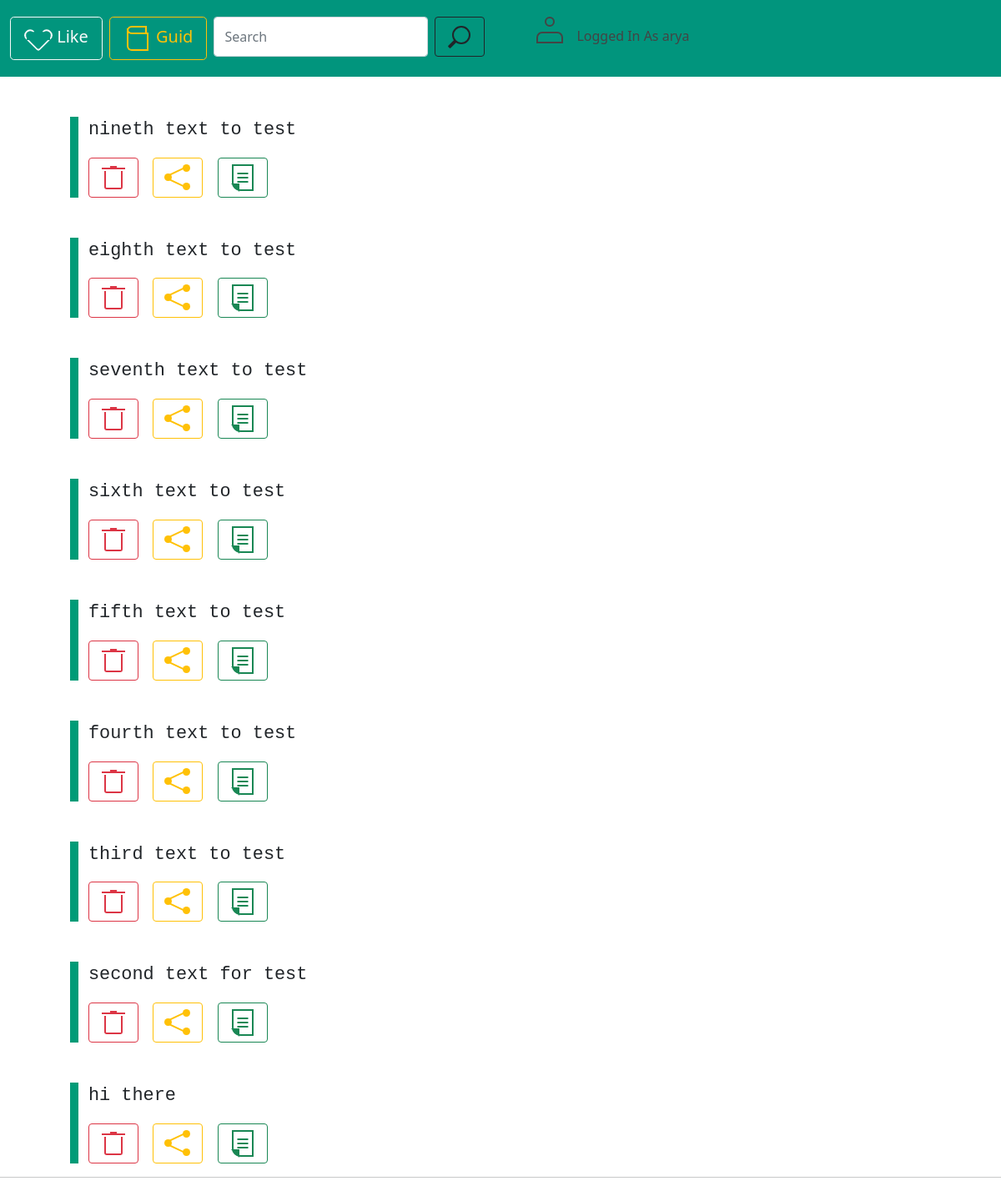
The app's page / (signed in) with its own data.
### clipboard/models.py (models this page shows)
class Clipboard(models.Model):
    text = models.TextField()
    author = models.ForeignKey(User, on_delete=CASCADE)
    def __str__(self) -> str:
        return self.text

### clipboard/views.py (the view, shortened to what this page needs)
# urls.py: path('', views.index),
def index(request):
    colors = [
        '#FF6F61;',
        '#6B5B95',
        '#009B77',
        '#DD4124',
        '#45B8AC',
        '#EFC050',
        '#7FCDCD',
    ]
    if(request.user.is_authenticated):
        text = Clipboard.objects.filter(author=request.user).order_by('-id')
    return render(request, 'index.html',
    {
        'text': text,
        'qcolor': colors[random.randint(0, len(colors)-1)]
    })

### clipboard/templates/index.html (shortened to what this page needs)
<html>
    <head>
        {% load static %}
        <link rel="stylesheet" href="{% static 'style/bootstrap/css/bootstrap.min.css' %}">
        <link rel="stylesheet" href="{% static 'style/clipboard.css' %}">
        <link rel="stylesheet" href="{% static 'style/icono.min.css' %}">
    </head>
    <body>
        <nav class="navbar" style="background-color: #01957d;">
            <div class="container-fluid justify-content-start">
                <a href="/support">
                    <button class="btn btn-outline-light me-2 btn-lg" type="button">
                        <span class="icono-heart"></span>
                        Like
                    </button>
                </a>
                <a href="/shared">
                    <button type="button" class="btn btn-outline-warning me-2 btn-lg">
                        <span class="icono-book"></span>
                        Guid
                    </button>
                </a>
                <form class="d-flex me-5" style="margin-top: 1%;">
                    <input class="form-control me-2" type="search" placeholder="Search" aria-label="Search">
                    <button type="button" class="btn btn-outline-dark"><span class="icono-search"></span></button>
                </form>
                <div class="navbar-nav justify-content-end me-1">
                    {% if user.is_authenticated %}
                    <a href="/logout" class="d-flex btn">
                        <span class="me-3 icono-user" style="color: #444444;"></span>
                        <p style="margin-top: 6%; color: #444444;">Logged In As {{ user.username }}</p>
                    </a>
                    {% else %}
                    <div class="d-flex">
                        <span class="me-3 icono-user" style="color: #444444;"></span>
                        <a style="margin-top: 6%;" href="{% url 'login' %}">Click To Log In</a>
                    </div>
                    {% endif %}
                </div>
            </div>
        </nav>
        {% for texts in text %}
        <div style="border-left-color: {{ qcolor }};" class="board">
            <pre>{{texts}}</pre>
            <button type="button" class="btn btn-outline-danger">
                <span class="icono-trash"></span>
            </button>
            <button style="margin-left: 1%;" type="button" class="btn btn-outline-warning">
                <span class="icono-share"></span>
            </button>
            <button style="margin-left: 1%;" type="button" class="btn btn-outline-success">
                <span class="icono-document"></span>
            </button>
        </div>
        {% endfor %}
        <hr>
    </body>
</html>

### static/style/clipboard.css (style rules this page uses)
.board { padding-left: 1%; margin-left: 7%; margin-top: 4%; margin-bottom: 1%; background-color: #fff; border-left-style: solid; border-width: 10px; font-size: 25px; }

### records on screen
Clipboard: text "nineth text to test"
Clipboard: text "eighth text to test"
Clipboard: text "seventh text to test"
Clipboard: text "sixth text to test"
Clipboard: text "fifth text to test"
Clipboard: text "fourth text to test"
Clipboard: text "third text to test"
Clipboard: text "second text for test"
Clipboard: text "hi there"

### other values on screen
{{ user.username }} "arya"
